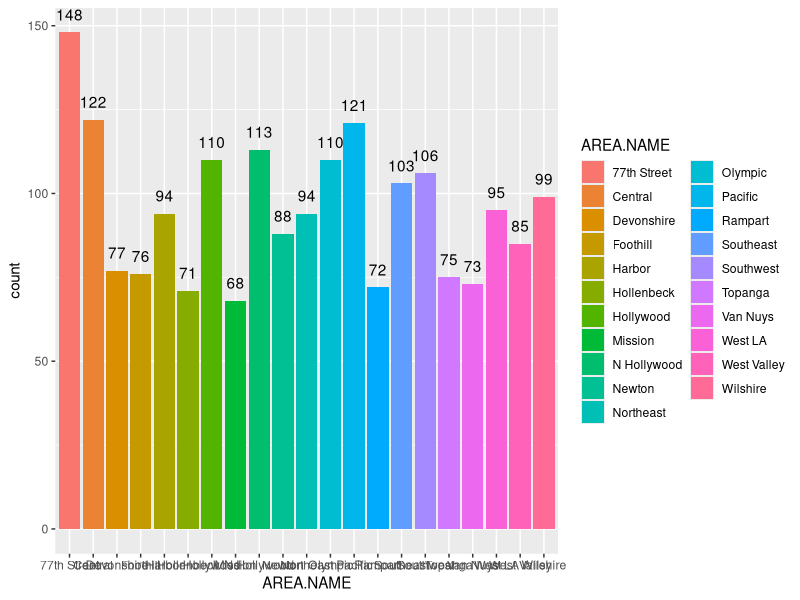
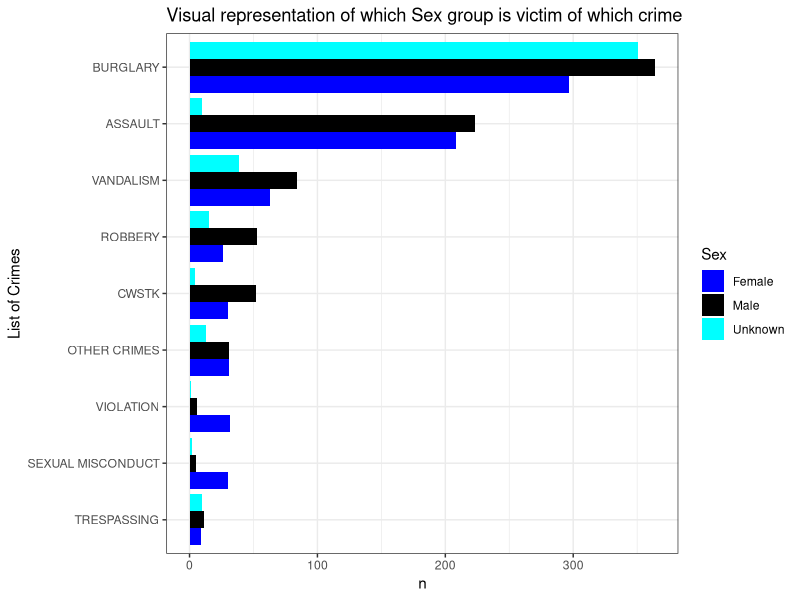

These figures' R source, in order:
## ---- chunk 1
library(tidyverse)
## ---- chunk 2
data<-read.csv("Subset_data.csv")
## ---- chunk 3
#count total missing values in each column of data frame
sapply(data, function(x) sum(is.na(x)))
## ---- chunk 4
ggplot(data, aes(x = AREA.NAME, fill=AREA.NAME)) + 
  geom_histogram(aes(y = ..count..), stat = "count", 
                                    binwidth = 1,
                                    bins = 3,
                                    origin = 1,
                                    right = TRUE) + 
  geom_text(stat='count', aes(label=..count..), vjust=-1)
## ---- chunk 5
Area_max <- data %>% 
            group_by(AREA.NAME) %>%
            count(name = "count") %>%
            arrange(desc(count))%>% print(n=10)
## ---- chunk 6
#Find the 10 mostly occurred crime type
crime_high <- data %>% 
              group_by(Crm.Cd.Desc) %>%
              count(name = "count") %>%
              arrange(desc(count))%>% print(n=10)
## ---- chunk 7
for(i in 1:length(data$Crm.Cd.Desc)){
if(str_detect(data$Crm.Cd.Desc[i],"ASSAULT")==TRUE & 
   str_detect(data$Crm.Cd.Desc[i],"SEXUAL")!=TRUE){
  data$crime[i]<-"ASSAULT"
} else if(str_detect(data$Crm.Cd.Desc[i],"VIOLATION")==TRUE){
  data$crime[i]<-"VIOLATION"
}  else if(str_detect(data$Crm.Cd.Desc[i],"BURGLARY")==TRUE|
           str_detect(data$Crm.Cd.Desc[i],"STOLEN")==TRUE|
            str_detect(data$Crm.Cd.Desc[i],"THEFT")==TRUE){
  data$crime[i]<-"BURGLARY"
} else if(str_detect(data$Crm.Cd.Desc[i],"SEX")==TRUE|str_detect(data$Crm.Cd.Desc[i],"RAPE")==TRUE){
  data$crime[i]<-"SEXUAL MISCONDUCT"
} else if(str_detect(data$Crm.Cd.Desc[i],"VANDALISM")==TRUE){
  data$crime[i]<-"VANDALISM"
} else if(str_detect(data$Crm.Cd.Desc[i],"CRIMINAL")==TRUE|
          str_detect(data$Crm.Cd.Desc[i],"WEAPON")==TRUE|
          str_detect(data$Crm.Cd.Desc[i],"SHOTS")==TRUE|
          str_detect(data$Crm.Cd.Desc[i],"THREAT")==TRUE|
          str_detect(data$Crm.Cd.Desc[i],"KIDNAP")==TRUE){
  data$crime[i]<-"CWSTK"
} else if(str_detect(data$Crm.Cd.Desc[i],"ROBBERY")==TRUE){
  data$crime[i]<-"ROBBERY"
} else if(str_detect(data$Crm.Cd.Desc[i],"TRESPASSING")==TRUE){
  data$crime[i]<-"TRESPASSING"
}else data$crime[i]<-"OTHER CRIMES"
}

data$Sex<-ifelse(data$Vict.Sex=="M","Male",ifelse(data$Vict.Sex=="F","Female","Unknown"))
## ---- chunk 8
data %>%
  group_by(crime,Sex) %>% 
  count() %>% 
  ungroup() %>% 
      ggplot()+
        aes(x=reorder(crime,n),y=n,fill=Sex)+
        geom_col(position = "dodge")+
        coord_flip()+
          scale_fill_manual(values = c("blue", "black", "cyan"))+
          labs(x="List of Crimes",title="Visual representation of which Sex group is victim of which crime")+
          theme_bw()
## ---- chunk 9
knitr::kable(data %>% 
  filter(crime=="BURGLARY") %>% 
  count(Premis.Desc) %>% 
  mutate(prop=prop.table(n)) %>% 
  filter(prop>0.030) %>% 
  select(Premis.Desc) %>% 
    rename("Premis of Burglary"="Premis.Desc"))
## ---- chunk 10
knitr::kable(data %>% 
  filter(crime=="ASSAULT") %>% 
  count(Premis.Desc) %>% 
  mutate(prop=prop.table(n)) %>% 
  filter(prop>=0.03) %>% 
  select(Premis.Desc) %>% 
    rename("Premis of Assault"="Premis.Desc"))
## ---- chunk 11
knitr::kable(data %>% 
  filter(crime=="SEXUAL MISCONDUCT") %>% 
  count(Premis.Desc) %>% 
  mutate(prop=prop.table(n)) %>% 
  filter(prop>=0.03) %>% 
  select(Premis.Desc) %>% 
    rename("Premis of Sexual Misconduct"="Premis.Desc"))
## ---- chunk 12
knitr::kable(data %>% 
  filter(crime=="CWSTK") %>% 
  count(Premis.Desc) %>% 
  mutate(prop=prop.table(n)) %>% 
  filter(prop>=0.03) %>% 
  select(Premis.Desc) %>% 
    rename("Premis of CWSTK"="Premis.Desc"))
